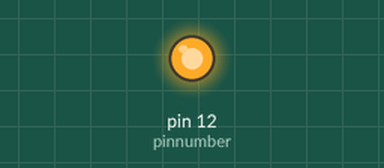
A sketch run on a simulated Arduino Uno, built with avr-gcc and run on an emulated ATmega328P. Shown: output pins drawn as LEDs (lit = HIGH).

Above: at 0.3 s.
At 32.3 s:
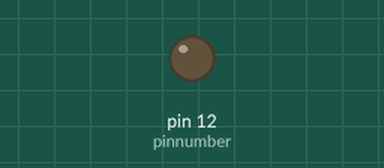
Timing chart, 0 to 32.6 s (numbered marks = the images above):
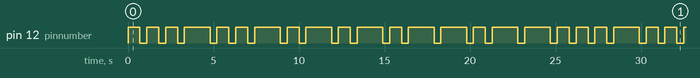

Measured:
- by itself, pin 12 (pinnumber): moves between LOW and HIGH, repeating every 25.1 s
- by itself, everything shown: repeats every 25.1 s, in 34 steps

The sketch:

sketch_sep07a.ino
```cpp
int pinnumber = 12;

void dot() {
  digitalWrite(pinnumber, HIGH);
  delay(700);
  digitalWrite(pinnumber, LOW);
  delay(400);
}

void dash() {
  digitalWrite(pinnumber, HIGH);
  delay(1500);
  digitalWrite(pinnumber, LOW);
  delay(400);
}

void setup() {
  pinMode(pinnumber, OUTPUT);
}

void loop() {
  // (v = . . . _)
  dot();
  dot();
  dot();
  dash();

  // (i = . .)
  dot();
  dot();

  // (c = _ . _ .)
  dash();
  dot();
  dash();
  dot();

  // (k = _ . _)
  dash();
  dot();
  dash();

  // (y = _ . _ _)
  dash();
  dot();
  dash();
  dash();

}
```
